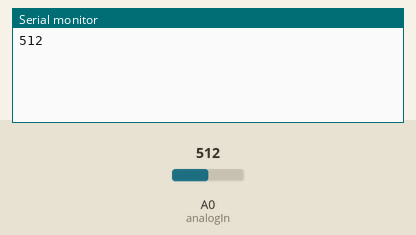
This sketch was run on a simulated Arduino Uno, built with avr-gcc and run on an emulated ATmega328P. Shown: the last lines printed to the serial monitor. Inputs (shaded band) come from the test bench; at power-on: A0 (analogIn) = 512.

Above: at 1.8 s.
1.9 s: A0 (analogIn) set to 716
At 2.7 s:
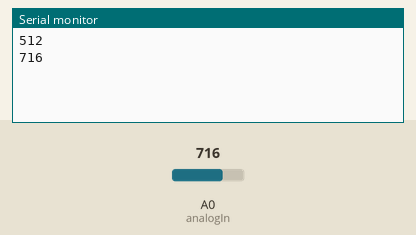
3.4 s: A0 (analogIn) set to 900
At 4.9 s:
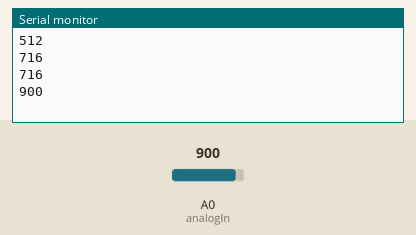
Timing chart, 0 to 6.4 s (numbered marks = the images above; inputs shaded):
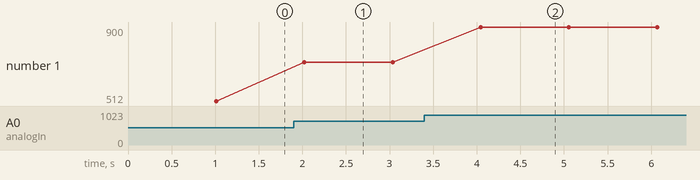

Measured:
- after the input at 1.9 s, the serial monitor: prints a new line after 0.12 s (image 1)
- after the input at 3.4 s, the serial monitor: prints a new line after 0.65 s (image 2)
- plotted number 1: 512 → 716 after the input at 1.9 s, 716 → 900 after the input at 3.4 s

The sketch:

phototransistor_redundantsmoothing.ino
```cpp
const int analogIn = A0;
int z = 0;
unsigned long t = 0;
const int N = 100;
unsigned long zsum = 0;

void setup() {
  // put your setup code here, to run once:
  Serial.begin(9600);
}

void loop() {
  if(millis()-t > 1000){
    // put your main code here, to run repeatedly:
    zsum=0;
    for(int i=0;i<N;i++){
      zsum += analogRead(analogIn);
    }
    z = zsum/N;
    Serial.println(z);
    t = millis();
  }
}
```
